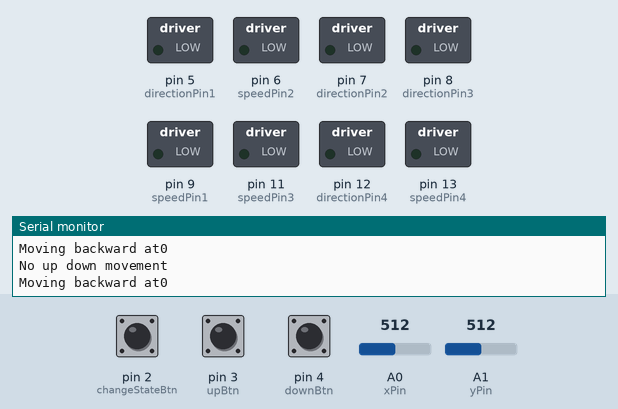
A sketch run on a simulated Arduino Uno, built with avr-gcc and run on an emulated ATmega328P. Parts: switched loads named in the sketch (green lamp = pin HIGH), the last lines printed to the serial monitor. The test bench sets the inputs (shaded band); at power-on: A1 (yPin) = 512, pin 3 (upBtn) LOW, pin 4 (downBtn) LOW, pin 2 (changeStateBtn) HIGH, A0 (xPin) = 512.

Above: at 1.2 s.
1.3 s: A1 (yPin) set to 470
3.5 s: A1 (yPin) set to 441
At 4.6 s:
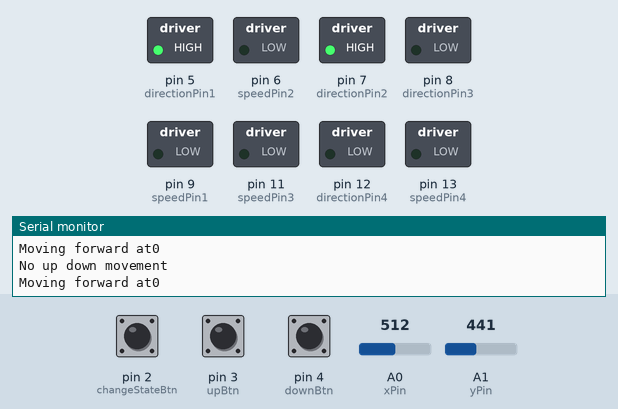
5.0 s: pin 3 (upBtn) pulled HIGH for 0.2 s
At 5.4 s:
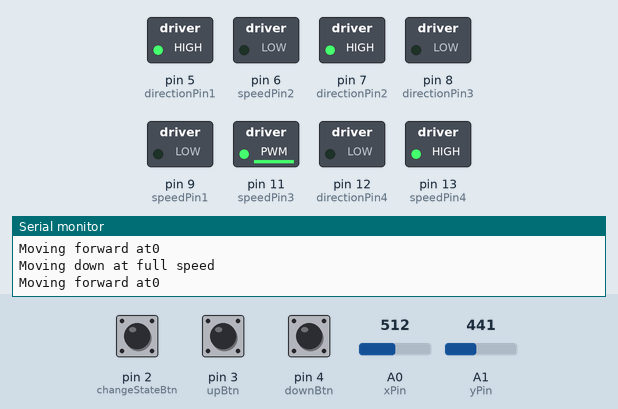
7.0 s: pin 4 (downBtn) pulled HIGH for 0.2 s
At 7.4 s:
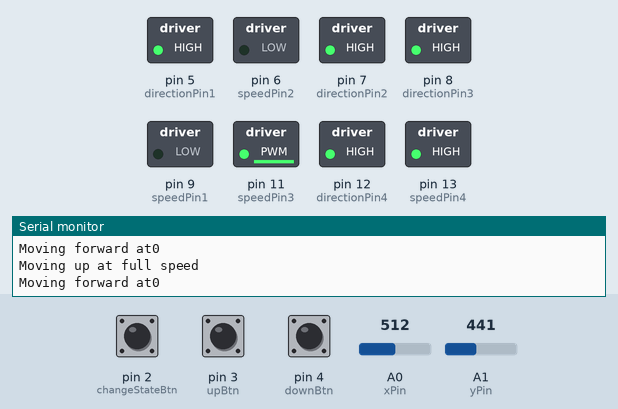
9.0 s: A1 (yPin) set to 306
At 9.3 s:
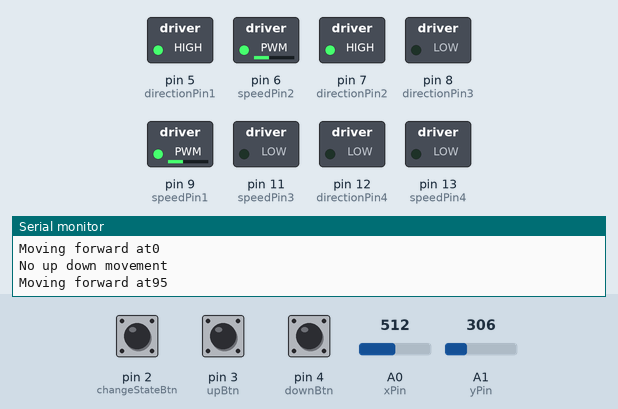
10.5 s: pin 3 (upBtn) pulled HIGH for 1 s
At 11.3 s:
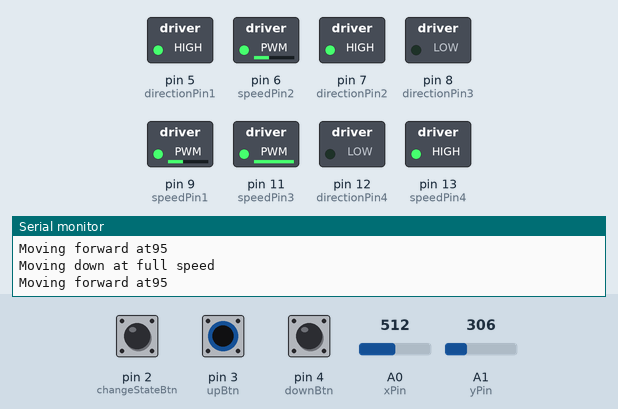
Timing chart, 0 to 13.5 s (numbered marks = the images above; inputs shaded):
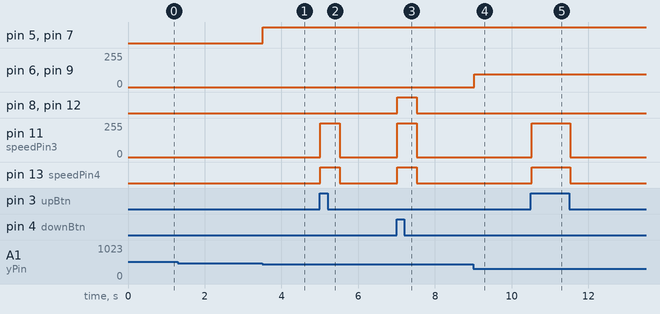

The sketch:

Control_System.ino
```cpp
int xPin = A0; //potentiometer data pin for x axis
int yPin = A1; //potentiometer data pin for y axis
int upBtn = 3; //pin for the up button
int downBtn = 4; //pin for the down button
int changeStateBtn = 2;
//motors for forward and backward, left and right
int directionPin1 = 5;      // MotorPin set to pin 53
int speedPin1 = 9;   // MotorDirectionPin set to pin 9
int directionPin2 = 7;      // MotorPin set to pin2
int speedPin2 = 6;   // MotorDirectionPin set to pin3

//motors for up and down
int directionPin3 = 8;      // MotorPin set to pin2
int speedPin3 = 11;  // MotorDirectionPin set to pin3
int directionPin4 = 12;      // MotorPin set to pin2
int speedPin4 = 13;   // MotorDirectionPin set to pin3

int xVal = 0; //value of x-axis potentiometer
int yVal = 0; //value of y-axis potentiometer
int xSpeed = 0; //speed of the rov in x axis
int ySpeed = 0; //speed of the rov in x axis

int xStringSpeed = 0;
int yStringSpeed = 0;

int xSpeedForState = 0;
int ySpeedForState = 0;

int forwardBackwardState = 0; //0 = stable, 1 = forward, 2 = backward
int leftRightState = 0; //0 = stable, 1 = right, 2 = left
int upDownState = 0; //0= stable, 1= up, 2= down


int yState = LOW;

#define Full_Speed 254 //full pwm speed

void setup() {
  Serial.begin(9600);

  //pinMode(startUpPin, INPUT);
  pinMode(xPin, INPUT);
  pinMode(yPin, INPUT);
  pinMode(upBtn, INPUT);
  pinMode(downBtn, INPUT);
  pinMode(changeStateBtn, INPUT);
  pinMode(directionPin1, OUTPUT);
  pinMode(speedPin1, OUTPUT);
  pinMode(directionPin2, OUTPUT);
  pinMode(speedPin2, OUTPUT);
  pinMode(directionPin3, OUTPUT);
  pinMode(speedPin3, OUTPUT);
  pinMode(directionPin4, OUTPUT);
  pinMode(speedPin4, OUTPUT);
}

//the main function that will be recursively executed while the program is running
void loop() {
    setConstrainedAnalogValue();
    mapAnalogValue();
    xSpeedMapping();
    ySpeedMapping();
    totalMovement();
    delay(500);
}

void setConstrainedAnalogValue() {
  xVal = constrain(analogRead(xPin), 140, 920); //making 140 min and 920 max to prevent slight changes in extreme state
  yVal = constrain(analogRead(yPin), 100, 900); //making 100 min and 900 max to prevent slight changes in extreme state
}

void mapAnalogValue() {
  xVal = map(xVal, 140, 920, -10, 10) + 1; //make equilbrium point at 0
  yVal = - (map(yVal, 100, 900, -10, 10) + 1); //make equilbrium point at 0
}

void upDownMovement(int btnUpPin, int btnDownPin) {
  if (digitalRead(btnUpPin) == LOW && digitalRead(btnDownPin) == HIGH) { //moving up
    upDownState = 1;
    analogWrite(speedPin3, Full_Speed);
    digitalWrite(directionPin3, HIGH);
    analogWrite(speedPin4, Full_Speed);
    digitalWrite(directionPin4, HIGH);
    Serial.println("Moving up at full speed");
  } else if (digitalRead(btnUpPin) == HIGH && digitalRead(btnDownPin) == LOW) { //moving down
    upDownState = 2;
    analogWrite(speedPin3, Full_Speed);
    digitalWrite(directionPin3, LOW);
    analogWrite(speedPin4, Full_Speed);
    digitalWrite(directionPin4, LOW);
    Serial.println("Moving down at full speed");
  } else {
    upDownState = 0;
    analogWrite(speedPin3, 0);
    digitalWrite(directionPin3, LOW);
    analogWrite(speedPin4, 0);
    digitalWrite(directionPin4, LOW);
    Serial.println("No up down movement"); //not moving up or down
  }
}

void xyMovement() {
  if(digitalRead(changeStateBtn) == LOW){
    xMovement();
  }else{
    yMovement();
  }
}

void xMovement(){
  if (leftRightState == 1) { //rotate right
      analogWrite(speedPin1, 0);
      digitalWrite(directionPin1, LOW);
      analogWrite(speedPin2, xSpeed);
      digitalWrite(directionPin2, HIGH);
      Serial.println("Rotating right");
    } else if (leftRightState == 2) { //rotate left
      analogWrite(speedPin1, xSpeed);
      digitalWrite(directionPin1, HIGH);
      analogWrite(speedPin2, 0);
      digitalWrite(directionPin2, LOW);
      Serial.println("Rotating left");
    } else {
      analogWrite(speedPin1, 0);
      digitalWrite(directionPin1, LOW);
      analogWrite(speedPin2, 0);
      digitalWrite(directionPin2, LOW);
      Serial.println("No XY movemnt");
    }
}

void yMovement(){
    if (forwardBackwardState == 1) {
      yState = HIGH; //going forward
      Serial.print("Moving forward at");
      Serial.println(ySpeed);
    } else if (forwardBackwardState == 2) {
      yState = LOW; //going backward
      Serial.print("Moving backward at");
      Serial.println(ySpeed);
    } else {
      yState = LOW; //not moving
      Serial.println("Not moving");
    }
    analogWrite(speedPin1, ySpeed);
    digitalWrite(directionPin1, yState);
    analogWrite(speedPin2, ySpeed);
    digitalWrite(directionPin2, yState);
}
//the movement function that controls the pwn that control the motors
void totalMovement() {
  upDownMovement(upBtn, downBtn);
  xyMovement();
}

void stopAllPin() {
  analogWrite(speedPin1, 0);
  digitalWrite(directionPin1, LOW);
  analogWrite(speedPin2, 0);
  digitalWrite(directionPin2, LOW);
  analogWrite(speedPin3, 0);
  digitalWrite(directionPin3, LOW);
  analogWrite(speedPin4, 0);
  digitalWrite(directionPin4, LOW);
}

//map xValue into xSpeed with max = 255 and min = 0
void xSpeedMapping() {
  if (xVal > 0) {
    leftRightState = 1;
    xSpeed = map(xVal, 1, 10, 0, 255);
    xSpeedForState = xSpeed;
  } else if (xVal < 0) {
    leftRightState = 2;
    xSpeed = map(xVal, -1, -9, 0, 255);
    xSpeedForState = -xSpeed;
  } else {
    leftRightState = 0;
    xSpeed = 0;
    xSpeedForState = xSpeed;
  }
}

//map yValue into ySpeed with max = 255 and min = 0
void ySpeedMapping() {
  if (yVal > 0 &&  yVal <= 9) {
    forwardBackwardState = 1;
    ySpeed = map(yVal, 1, 9, 0, 254);
    ySpeedForState = ySpeed;
  } else if (yVal < 0 && yVal >= -11) {
    forwardBackwardState = 2;
    ySpeed = map(yVal, -1, -11, 0, 254);
    ySpeedForState = -ySpeed;
  } else {
    forwardBackwardState = 0;
    ySpeed = 0;
    ySpeedForState = ySpeed;
  }
}

void delayAlternateState(boolean rState, boolean negativityState, int inputSpeed) {
 /* if (negativityState == true) {
    if (inputSpeed >= 0) {
      negativityState = false;
      rState = true;
      stopAllPin();
      Serial.println("Delaying 100 ms");
      delay(100);
    } else {
      //stable at 0
    }
  } else {
    if (inputSpeed < 0) {
      negativityState = true;
      rState = true;
      stopAllPin();
      Serial.println("Delaying 100 ms");
      delay(100);
    } else {
      //stable at 0
    }
  }
  */
}
```

Measured:
- the behaviour switches between 460 and 459 on A1 (yPin) (found by bisection; images 0 and 1)
- after the input at 3.5 s, pin 5 (directionPin1), pin 7 (directionPin2): LOW → HIGH at once
- after the input at 5.0 s, pin 11 (speedPin3): 0/255 → 254/255 at once, → 0/255 0.50 s later; pin 13 (speedPin4): LOW → HIGH at once, → LOW 0.50 s later
- after the input at 7.0 s, pin 8 (directionPin3), pin 12 (directionPin4), pin 13 (speedPin4): LOW → HIGH at once, → LOW 0.50 s later; pin 11 (speedPin3): 0/255 → 254/255 at once, → 0/255 0.50 s later
- after the input at 9.0 s, pin 6 (speedPin2), pin 9 (speedPin1): 0/255 → 95/255 at once
- after the input at 10.5 s, pin 11 (speedPin3): 0/255 → 254/255 at once, → 0/255 1.0 s later; pin 13 (speedPin4): LOW → HIGH at once, → LOW 1.0 s later
